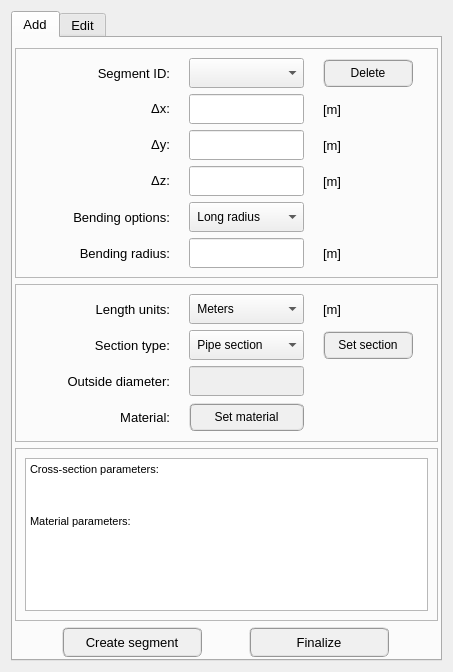
<?xml version="1.0" encoding="UTF-8"?>
<ui version="4.0">
 <class>Form</class>
 <widget class="QWidget" name="Form">
  <property name="windowModality">
   <enum>Qt::NonModal</enum>
  </property>
  <property name="geometry">
   <rect>
    <x>0</x>
    <y>0</y>
    <width>453</width>
    <height>672</height>
   </rect>
  </property>
  <property name="sizePolicy">
   <sizepolicy hsizetype="Preferred" vsizetype="Preferred">
    <horstretch>0</horstretch>
    <verstretch>0</verstretch>
   </sizepolicy>
  </property>
  <property name="windowTitle">
   <string>Form</string>
  </property>
  <layout class="QVBoxLayout" name="verticalLayout">
   <item>
    <widget class="QTabWidget" name="tabWidget_main">
     <property name="sizePolicy">
      <sizepolicy hsizetype="Preferred" vsizetype="Expanding">
       <horstretch>0</horstretch>
       <verstretch>0</verstretch>
      </sizepolicy>
     </property>
     <property name="minimumSize">
      <size>
       <width>380</width>
       <height>0</height>
      </size>
     </property>
     <property name="sizeIncrement">
      <size>
       <width>0</width>
       <height>0</height>
      </size>
     </property>
     <property name="font">
      <font>
       <pointsize>10</pointsize>
      </font>
     </property>
     <property name="currentIndex">
      <number>0</number>
     </property>
     <widget class="QWidget" name="tab_add">
      <attribute name="title">
       <string>Add</string>
      </attribute>
      <layout class="QGridLayout" name="gridLayout_4">
       <property name="leftMargin">
        <number>2</number>
       </property>
       <property name="topMargin">
        <number>10</number>
       </property>
       <property name="rightMargin">
        <number>2</number>
       </property>
       <property name="bottomMargin">
        <number>2</number>
       </property>
       <property name="horizontalSpacing">
        <number>1</number>
       </property>
       <property name="verticalSpacing">
        <number>6</number>
       </property>
       <item row="3" column="0">
        <widget class="QFrame" name="information_frame">
         <property name="sizePolicy">
          <sizepolicy hsizetype="Preferred" vsizetype="Expanding">
           <horstretch>0</horstretch>
           <verstretch>0</verstretch>
          </sizepolicy>
         </property>
         <property name="frameShape">
          <enum>QFrame::StyledPanel</enum>
         </property>
         <property name="frameShadow">
          <enum>QFrame::Raised</enum>
         </property>
         <layout class="QVBoxLayout" name="verticalLayout_4">
          <item>
           <widget class="QTextEdit" name="textEdit_segment_information">
            <property name="minimumSize">
             <size>
              <width>0</width>
              <height>0</height>
             </size>
            </property>
            <property name="maximumSize">
             <size>
              <width>16777215</width>
              <height>16777215</height>
             </size>
            </property>
            <property name="html">
             <string>&lt;!DOCTYPE HTML PUBLIC &quot;-//W3C//DTD HTML 4.0//EN&quot; &quot;http://www.w3.org/TR/REC-html40/strict.dtd&quot;&gt;
&lt;html&gt;&lt;head&gt;&lt;meta name=&quot;qrichtext&quot; content=&quot;1&quot; /&gt;&lt;style type=&quot;text/css&quot;&gt;
p, li { white-space: pre-wrap; }
&lt;/style&gt;&lt;/head&gt;&lt;body style=&quot; font-family:'Cantarell'; font-size:10pt; font-weight:400; font-style:normal;&quot;&gt;
&lt;p style=&quot; margin-top:0px; margin-bottom:0px; margin-left:0px; margin-right:0px; -qt-block-indent:0; text-indent:0px;&quot;&gt;&lt;span style=&quot; font-family:'MS Shell Dlg 2'; font-size:8pt;&quot;&gt;Cross-section parameters:&lt;/span&gt;&lt;/p&gt;
&lt;p style=&quot;-qt-paragraph-type:empty; margin-top:0px; margin-bottom:0px; margin-left:0px; margin-right:0px; -qt-block-indent:0; text-indent:0px; font-family:'MS Shell Dlg 2'; font-size:8pt;&quot;&gt;&lt;br /&gt;&lt;/p&gt;
&lt;p style=&quot;-qt-paragraph-type:empty; margin-top:0px; margin-bottom:0px; margin-left:0px; margin-right:0px; -qt-block-indent:0; text-indent:0px; font-family:'MS Shell Dlg 2'; font-size:8pt;&quot;&gt;&lt;br /&gt;&lt;/p&gt;
&lt;p style=&quot;-qt-paragraph-type:empty; margin-top:0px; margin-bottom:0px; margin-left:0px; margin-right:0px; -qt-block-indent:0; text-indent:0px; font-family:'MS Shell Dlg 2'; font-size:8pt;&quot;&gt;&lt;br /&gt;&lt;/p&gt;
&lt;p style=&quot; margin-top:0px; margin-bottom:0px; margin-left:0px; margin-right:0px; -qt-block-indent:0; text-indent:0px;&quot;&gt;&lt;span style=&quot; font-family:'MS Shell Dlg 2'; font-size:8pt;&quot;&gt;Material parameters:&lt;/span&gt;&lt;/p&gt;&lt;/body&gt;&lt;/html&gt;</string>
            </property>
           </widget>
          </item>
         </layout>
        </widget>
       </item>
       <item row="4" column="0">
        <layout class="QHBoxLayout" name="horizontalLayout_2">
         <item>
          <widget class="QPushButton" name="pushButton_create_segment">
           <property name="minimumSize">
            <size>
             <width>140</width>
             <height>30</height>
            </size>
           </property>
           <property name="maximumSize">
            <size>
             <width>140</width>
             <height>30</height>
            </size>
           </property>
           <property name="font">
            <font>
             <family>MS Shell Dlg 2</family>
             <pointsize>10</pointsize>
             <weight>9</weight>
             <italic>false</italic>
             <bold>false</bold>
            </font>
           </property>
           <property name="toolTip">
            <string>&lt;html&gt;&lt;head/&gt;&lt;body&gt;&lt;p&gt;&lt;span style=&quot; font-weight:400;&quot;&gt;Press enter to create the segment&lt;/span&gt;&lt;/p&gt;&lt;/body&gt;&lt;/html&gt;</string>
           </property>
           <property name="styleSheet">
            <string notr="true">QPushButton{border-radius: 6px; border-color: rgb(150, 150, 150); border-style: ridge; border-width: 2px; color: rgb(0, 0, 0); background-color: rgb(240, 240, 240); font: 75 10pt &quot;MS Shell Dlg 2&quot;}
QPushButton:hover{border-radius: 6px; border-color: rgb(0, 170, 255); border-style: ridge; border-width: 2px; color: rgb(0, 0, 0); background-color: rgba(174, 213, 255, 100); font: 75 10pt &quot;MS Shell Dlg 2&quot;}
QPushButton:pressed{border-radius: 6px; border-color: rgb(0, 170, 255); border-style: ridge; border-width: 3px; color: rgb(0, 0, 0); background-color: rgb(174, 213, 255); font: 75 10pt &quot;MS Shell Dlg 2&quot;}</string>
           </property>
           <property name="text">
            <string>Create segment</string>
           </property>
           <property name="shortcut">
            <string>Return</string>
           </property>
          </widget>
         </item>
         <item>
          <widget class="QPushButton" name="pushButton_finalize">
           <property name="minimumSize">
            <size>
             <width>140</width>
             <height>30</height>
            </size>
           </property>
           <property name="maximumSize">
            <size>
             <width>140</width>
             <height>30</height>
            </size>
           </property>
           <property name="font">
            <font>
             <family>MS Shell Dlg 2</family>
             <pointsize>10</pointsize>
             <weight>9</weight>
             <italic>false</italic>
             <bold>false</bold>
            </font>
           </property>
           <property name="toolTip">
            <string>&lt;html&gt;&lt;head/&gt;&lt;body&gt;&lt;p&gt;&lt;span style=&quot; font-weight:400;&quot;&gt;Press to finalize the geometry creation&lt;/span&gt;&lt;/p&gt;&lt;/body&gt;&lt;/html&gt;</string>
           </property>
           <property name="styleSheet">
            <string notr="true">QPushButton{border-radius: 6px; border-color: rgb(150, 150, 150); border-style: ridge; border-width: 2px; color: rgb(0, 0, 0); background-color: rgb(240, 240, 240); font: 75 10pt &quot;MS Shell Dlg 2&quot;}
QPushButton:hover{border-radius: 6px; border-color: rgb(0, 170, 255); border-style: ridge; border-width: 2px; color: rgb(0, 0, 0); background-color: rgba(174, 213, 255, 100); font: 75 10pt &quot;MS Shell Dlg 2&quot;}
QPushButton:pressed{border-radius: 6px; border-color: rgb(0, 170, 255); border-style: ridge; border-width: 3px; color: rgb(0, 0, 0); background-color: rgb(174, 213, 255); font: 75 10pt &quot;MS Shell Dlg 2&quot;}</string>
           </property>
           <property name="text">
            <string>Finalize</string>
           </property>
          </widget>
         </item>
        </layout>
       </item>
       <item row="0" column="0">
        <widget class="QFrame" name="frame_3">
         <property name="sizePolicy">
          <sizepolicy hsizetype="Expanding" vsizetype="Preferred">
           <horstretch>0</horstretch>
           <verstretch>0</verstretch>
          </sizepolicy>
         </property>
         <property name="frameShape">
          <enum>QFrame::StyledPanel</enum>
         </property>
         <property name="frameShadow">
          <enum>QFrame::Raised</enum>
         </property>
         <layout class="QGridLayout" name="gridLayout">
          <item row="3" column="1">
           <widget class="QLineEdit" name="lineEdit_delta_y">
            <property name="minimumSize">
             <size>
              <width>108</width>
              <height>30</height>
             </size>
            </property>
            <property name="maximumSize">
             <size>
              <width>115</width>
              <height>30</height>
             </size>
            </property>
            <property name="font">
             <font>
              <pointsize>10</pointsize>
             </font>
            </property>
            <property name="alignment">
             <set>Qt::AlignCenter</set>
            </property>
           </widget>
          </item>
          <item row="0" column="0">
           <widget class="QLabel" name="label_10">
            <property name="minimumSize">
             <size>
              <width>132</width>
              <height>30</height>
             </size>
            </property>
            <property name="maximumSize">
             <size>
              <width>132</width>
              <height>30</height>
             </size>
            </property>
            <property name="font">
             <font>
              <pointsize>10</pointsize>
             </font>
            </property>
            <property name="text">
             <string>Segment ID:</string>
            </property>
            <property name="alignment">
             <set>Qt::AlignRight|Qt::AlignTrailing|Qt::AlignVCenter</set>
            </property>
           </widget>
          </item>
          <item row="2" column="2">
           <widget class="QLabel" name="label_unit_delta_x">
            <property name="font">
             <font>
              <pointsize>10</pointsize>
             </font>
            </property>
            <property name="text">
             <string>[m]</string>
            </property>
           </widget>
          </item>
          <item row="3" column="0">
           <widget class="QLabel" name="label_2">
            <property name="minimumSize">
             <size>
              <width>132</width>
              <height>30</height>
             </size>
            </property>
            <property name="maximumSize">
             <size>
              <width>132</width>
              <height>30</height>
             </size>
            </property>
            <property name="font">
             <font>
              <pointsize>10</pointsize>
             </font>
            </property>
            <property name="toolTip">
             <string/>
            </property>
            <property name="text">
             <string>&lt;html&gt;&lt;head/&gt;&lt;body&gt;&lt;p&gt;Δy:&lt;/p&gt;&lt;/body&gt;&lt;/html&gt;</string>
            </property>
            <property name="alignment">
             <set>Qt::AlignRight|Qt::AlignTrailing|Qt::AlignVCenter</set>
            </property>
           </widget>
          </item>
          <item row="3" column="2">
           <widget class="QLabel" name="label_unit_delta_y">
            <property name="font">
             <font>
              <pointsize>10</pointsize>
             </font>
            </property>
            <property name="text">
             <string>[m]</string>
            </property>
           </widget>
          </item>
          <item row="6" column="0">
           <widget class="QLabel" name="label_6">
            <property name="minimumSize">
             <size>
              <width>132</width>
              <height>30</height>
             </size>
            </property>
            <property name="maximumSize">
             <size>
              <width>132</width>
              <height>30</height>
             </size>
            </property>
            <property name="font">
             <font>
              <pointsize>10</pointsize>
             </font>
            </property>
            <property name="text">
             <string>Bending radius:</string>
            </property>
            <property name="alignment">
             <set>Qt::AlignRight|Qt::AlignTrailing|Qt::AlignVCenter</set>
            </property>
           </widget>
          </item>
          <item row="2" column="0">
           <widget class="QLabel" name="label">
            <property name="minimumSize">
             <size>
              <width>132</width>
              <height>30</height>
             </size>
            </property>
            <property name="maximumSize">
             <size>
              <width>132</width>
              <height>30</height>
             </size>
            </property>
            <property name="font">
             <font>
              <pointsize>10</pointsize>
             </font>
            </property>
            <property name="toolTip">
             <string/>
            </property>
            <property name="text">
             <string>&lt;html&gt;&lt;head/&gt;&lt;body&gt;&lt;p&gt;Δx:&lt;/p&gt;&lt;/body&gt;&lt;/html&gt;</string>
            </property>
            <property name="alignment">
             <set>Qt::AlignRight|Qt::AlignTrailing|Qt::AlignVCenter</set>
            </property>
           </widget>
          </item>
          <item row="0" column="1">
           <widget class="QComboBox" name="comboBox_segment_id">
            <property name="minimumSize">
             <size>
              <width>108</width>
              <height>30</height>
             </size>
            </property>
            <property name="maximumSize">
             <size>
              <width>115</width>
              <height>30</height>
             </size>
            </property>
            <property name="font">
             <font>
              <pointsize>9</pointsize>
             </font>
            </property>
            <property name="editable">
             <bool>false</bool>
            </property>
           </widget>
          </item>
          <item row="4" column="0">
           <widget class="QLabel" name="label_3">
            <property name="minimumSize">
             <size>
              <width>132</width>
              <height>30</height>
             </size>
            </property>
            <property name="maximumSize">
             <size>
              <width>132</width>
              <height>30</height>
             </size>
            </property>
            <property name="font">
             <font>
              <pointsize>10</pointsize>
             </font>
            </property>
            <property name="toolTip">
             <string/>
            </property>
            <property name="text">
             <string>&lt;html&gt;&lt;head/&gt;&lt;body&gt;&lt;p&gt;Δz:&lt;/p&gt;&lt;/body&gt;&lt;/html&gt;</string>
            </property>
            <property name="alignment">
             <set>Qt::AlignRight|Qt::AlignTrailing|Qt::AlignVCenter</set>
            </property>
           </widget>
          </item>
          <item row="4" column="1">
           <widget class="QLineEdit" name="lineEdit_delta_z">
            <property name="minimumSize">
             <size>
              <width>108</width>
              <height>30</height>
             </size>
            </property>
            <property name="maximumSize">
             <size>
              <width>115</width>
              <height>30</height>
             </size>
            </property>
            <property name="font">
             <font>
              <pointsize>10</pointsize>
             </font>
            </property>
            <property name="alignment">
             <set>Qt::AlignCenter</set>
            </property>
           </widget>
          </item>
          <item row="6" column="1">
           <widget class="QLineEdit" name="lineEdit_bending_radius">
            <property name="minimumSize">
             <size>
              <width>108</width>
              <height>30</height>
             </size>
            </property>
            <property name="maximumSize">
             <size>
              <width>115</width>
              <height>30</height>
             </size>
            </property>
            <property name="font">
             <font>
              <pointsize>9</pointsize>
             </font>
            </property>
            <property name="alignment">
             <set>Qt::AlignCenter</set>
            </property>
           </widget>
          </item>
          <item row="4" column="2">
           <widget class="QLabel" name="label_unit_delta_z">
            <property name="font">
             <font>
              <pointsize>10</pointsize>
             </font>
            </property>
            <property name="text">
             <string>[m]</string>
            </property>
           </widget>
          </item>
          <item row="5" column="1">
           <widget class="QComboBox" name="comboBox_bending_type">
            <property name="minimumSize">
             <size>
              <width>108</width>
              <height>30</height>
             </size>
            </property>
            <property name="maximumSize">
             <size>
              <width>115</width>
              <height>30</height>
             </size>
            </property>
            <property name="font">
             <font>
              <pointsize>9</pointsize>
             </font>
            </property>
            <item>
             <property name="text">
              <string> Long radius</string>
             </property>
            </item>
            <item>
             <property name="text">
              <string> Short radius</string>
             </property>
            </item>
            <item>
             <property name="text">
              <string> User-defined</string>
             </property>
            </item>
            <item>
             <property name="text">
              <string> Disabled</string>
             </property>
            </item>
           </widget>
          </item>
          <item row="6" column="2">
           <widget class="QLabel" name="label_unit_bending_radius">
            <property name="font">
             <font>
              <pointsize>10</pointsize>
             </font>
            </property>
            <property name="text">
             <string>[m]</string>
            </property>
           </widget>
          </item>
          <item row="5" column="0">
           <widget class="QLabel" name="label_5">
            <property name="minimumSize">
             <size>
              <width>132</width>
              <height>30</height>
             </size>
            </property>
            <property name="maximumSize">
             <size>
              <width>132</width>
              <height>30</height>
             </size>
            </property>
            <property name="font">
             <font>
              <pointsize>10</pointsize>
             </font>
            </property>
            <property name="text">
             <string>Bending options:</string>
            </property>
            <property name="alignment">
             <set>Qt::AlignRight|Qt::AlignTrailing|Qt::AlignVCenter</set>
            </property>
           </widget>
          </item>
          <item row="0" column="2">
           <widget class="QPushButton" name="pushButton_delete_segment">
            <property name="minimumSize">
             <size>
              <width>90</width>
              <height>28</height>
             </size>
            </property>
            <property name="maximumSize">
             <size>
              <width>90</width>
              <height>28</height>
             </size>
            </property>
            <property name="font">
             <font>
              <family>MS Shell Dlg 2</family>
              <pointsize>9</pointsize>
              <weight>9</weight>
              <italic>false</italic>
              <bold>false</bold>
             </font>
            </property>
            <property name="toolTip">
             <string>&lt;html&gt;&lt;head/&gt;&lt;body&gt;&lt;p&gt;Press to configure the segment cross-section&lt;/p&gt;&lt;/body&gt;&lt;/html&gt;</string>
            </property>
            <property name="styleSheet">
             <string notr="true">QPushButton{border-radius: 6px; border-color: rgb(150, 150, 150); border-style: ridge; border-width: 2px; color: rgb(0, 0, 0); background-color: rgb(240, 240, 240); font: 75 9pt &quot;MS Shell Dlg 2&quot;}
QPushButton:hover{border-radius: 6px; border-color: rgb(0, 170, 255); border-style: ridge; border-width: 2px; color: rgb(0, 0, 0); background-color: rgba(174, 213, 255, 100); font: 75 9pt &quot;MS Shell Dlg 2&quot;}
QPushButton:pressed{border-radius: 6px; border-color: rgb(0, 170, 255); border-style: ridge; border-width: 3px; color: rgb(0, 0, 0); background-color: rgb(174, 213, 255); font: 75 9pt &quot;MS Shell Dlg 2&quot;}</string>
            </property>
            <property name="text">
             <string>Delete</string>
            </property>
           </widget>
          </item>
          <item row="2" column="1">
           <widget class="QLineEdit" name="lineEdit_delta_x">
            <property name="minimumSize">
             <size>
              <width>108</width>
              <height>30</height>
             </size>
            </property>
            <property name="maximumSize">
             <size>
              <width>115</width>
              <height>30</height>
             </size>
            </property>
            <property name="font">
             <font>
              <pointsize>10</pointsize>
             </font>
            </property>
            <property name="alignment">
             <set>Qt::AlignCenter</set>
            </property>
           </widget>
          </item>
         </layout>
        </widget>
       </item>
       <item row="1" column="0">
        <widget class="QFrame" name="frame_2">
         <property name="sizePolicy">
          <sizepolicy hsizetype="Expanding" vsizetype="Preferred">
           <horstretch>0</horstretch>
           <verstretch>0</verstretch>
          </sizepolicy>
         </property>
         <property name="frameShape">
          <enum>QFrame::StyledPanel</enum>
         </property>
         <property name="frameShadow">
          <enum>QFrame::Raised</enum>
         </property>
         <layout class="QGridLayout" name="gridLayout_2">
          <item row="0" column="0">
           <widget class="QLabel" name="label_4">
            <property name="minimumSize">
             <size>
              <width>132</width>
              <height>30</height>
             </size>
            </property>
            <property name="maximumSize">
             <size>
              <width>132</width>
              <height>30</height>
             </size>
            </property>
            <property name="font">
             <font>
              <pointsize>10</pointsize>
             </font>
            </property>
            <property name="text">
             <string>Length units:</string>
            </property>
            <property name="alignment">
             <set>Qt::AlignRight|Qt::AlignTrailing|Qt::AlignVCenter</set>
            </property>
           </widget>
          </item>
          <item row="1" column="2">
           <widget class="QPushButton" name="pushButton_set_cross_section">
            <property name="minimumSize">
             <size>
              <width>90</width>
              <height>28</height>
             </size>
            </property>
            <property name="maximumSize">
             <size>
              <width>90</width>
              <height>28</height>
             </size>
            </property>
            <property name="font">
             <font>
              <family>MS Shell Dlg 2</family>
              <pointsize>9</pointsize>
              <weight>9</weight>
              <italic>false</italic>
              <bold>false</bold>
             </font>
            </property>
            <property name="toolTip">
             <string>&lt;html&gt;&lt;head/&gt;&lt;body&gt;&lt;p&gt;Press to configure the segment cross-section&lt;/p&gt;&lt;/body&gt;&lt;/html&gt;</string>
            </property>
            <property name="styleSheet">
             <string notr="true">QPushButton{border-radius: 6px; border-color: rgb(150, 150, 150); border-style: ridge; border-width: 2px; color: rgb(0, 0, 0); background-color: rgb(240, 240, 240); font: 75 9pt &quot;MS Shell Dlg 2&quot;}
QPushButton:hover{border-radius: 6px; border-color: rgb(0, 170, 255); border-style: ridge; border-width: 2px; color: rgb(0, 0, 0); background-color: rgba(174, 213, 255, 100); font: 75 9pt &quot;MS Shell Dlg 2&quot;}
QPushButton:pressed{border-radius: 6px; border-color: rgb(0, 170, 255); border-style: ridge; border-width: 3px; color: rgb(0, 0, 0); background-color: rgb(174, 213, 255); font: 75 9pt &quot;MS Shell Dlg 2&quot;}</string>
            </property>
            <property name="text">
             <string>Set section</string>
            </property>
           </widget>
          </item>
          <item row="1" column="1">
           <widget class="QComboBox" name="comboBox_section_type">
            <property name="minimumSize">
             <size>
              <width>108</width>
              <height>30</height>
             </size>
            </property>
            <property name="maximumSize">
             <size>
              <width>115</width>
              <height>30</height>
             </size>
            </property>
            <property name="font">
             <font>
              <pointsize>9</pointsize>
             </font>
            </property>
            <item>
             <property name="text">
              <string> Pipe section</string>
             </property>
            </item>
            <item>
             <property name="text">
              <string> Beam section</string>
             </property>
            </item>
           </widget>
          </item>
          <item row="2" column="0">
           <widget class="QLabel" name="label_8">
            <property name="minimumSize">
             <size>
              <width>132</width>
              <height>30</height>
             </size>
            </property>
            <property name="maximumSize">
             <size>
              <width>132</width>
              <height>30</height>
             </size>
            </property>
            <property name="font">
             <font>
              <pointsize>10</pointsize>
             </font>
            </property>
            <property name="text">
             <string>Outside diameter:</string>
            </property>
            <property name="alignment">
             <set>Qt::AlignRight|Qt::AlignTrailing|Qt::AlignVCenter</set>
            </property>
           </widget>
          </item>
          <item row="2" column="1">
           <widget class="QLineEdit" name="lineEdit_section_diameter">
            <property name="enabled">
             <bool>false</bool>
            </property>
            <property name="minimumSize">
             <size>
              <width>108</width>
              <height>30</height>
             </size>
            </property>
            <property name="maximumSize">
             <size>
              <width>115</width>
              <height>30</height>
             </size>
            </property>
            <property name="font">
             <font>
              <pointsize>10</pointsize>
             </font>
            </property>
            <property name="alignment">
             <set>Qt::AlignCenter</set>
            </property>
           </widget>
          </item>
          <item row="3" column="0">
           <widget class="QLabel" name="label_7">
            <property name="minimumSize">
             <size>
              <width>132</width>
              <height>30</height>
             </size>
            </property>
            <property name="maximumSize">
             <size>
              <width>132</width>
              <height>30</height>
             </size>
            </property>
            <property name="font">
             <font>
              <pointsize>10</pointsize>
             </font>
            </property>
            <property name="text">
             <string>Material:</string>
            </property>
            <property name="alignment">
             <set>Qt::AlignRight|Qt::AlignTrailing|Qt::AlignVCenter</set>
            </property>
           </widget>
          </item>
          <item row="3" column="1">
           <widget class="QPushButton" name="pushButton_set_material">
            <property name="minimumSize">
             <size>
              <width>108</width>
              <height>28</height>
             </size>
            </property>
            <property name="maximumSize">
             <size>
              <width>115</width>
              <height>28</height>
             </size>
            </property>
            <property name="font">
             <font>
              <family>MS Shell Dlg 2</family>
              <pointsize>9</pointsize>
              <weight>9</weight>
              <italic>false</italic>
              <bold>false</bold>
             </font>
            </property>
            <property name="toolTip">
             <string>&lt;html&gt;&lt;head/&gt;&lt;body&gt;&lt;p&gt;Press to configure the segment material&lt;/p&gt;&lt;/body&gt;&lt;/html&gt;</string>
            </property>
            <property name="styleSheet">
             <string notr="true">QPushButton{border-radius: 6px; border-color: rgb(150, 150, 150); border-style: ridge; border-width: 2px; color: rgb(0, 0, 0); background-color: rgb(240, 240, 240); font: 75 9pt &quot;MS Shell Dlg 2&quot;}
QPushButton:hover{border-radius: 6px; border-color: rgb(0, 170, 255); border-style: ridge; border-width: 2px; color: rgb(0, 0, 0); background-color: rgba(174, 213, 255, 100); font: 75 9pt &quot;MS Shell Dlg 2&quot;}
QPushButton:pressed{border-radius: 6px; border-color: rgb(0, 170, 255); border-style: ridge; border-width: 3px; color: rgb(0, 0, 0); background-color: rgb(174, 213, 255); font: 75 9pt &quot;MS Shell Dlg 2&quot;}</string>
            </property>
            <property name="text">
             <string>Set material</string>
            </property>
           </widget>
          </item>
          <item row="1" column="0">
           <widget class="QLabel" name="label_9">
            <property name="minimumSize">
             <size>
              <width>132</width>
              <height>30</height>
             </size>
            </property>
            <property name="maximumSize">
             <size>
              <width>132</width>
              <height>30</height>
             </size>
            </property>
            <property name="font">
             <font>
              <pointsize>10</pointsize>
             </font>
            </property>
            <property name="text">
             <string>Section type:</string>
            </property>
            <property name="alignment">
             <set>Qt::AlignRight|Qt::AlignTrailing|Qt::AlignVCenter</set>
            </property>
           </widget>
          </item>
          <item row="0" column="1">
           <widget class="QComboBox" name="comboBox_length_unit">
            <property name="minimumSize">
             <size>
              <width>108</width>
              <height>30</height>
             </size>
            </property>
            <property name="maximumSize">
             <size>
              <width>115</width>
              <height>30</height>
             </size>
            </property>
            <property name="font">
             <font>
              <pointsize>9</pointsize>
             </font>
            </property>
            <item>
             <property name="text">
              <string> Meters</string>
             </property>
            </item>
            <item>
             <property name="text">
              <string> Milimeters</string>
             </property>
            </item>
            <item>
             <property name="text">
              <string> Inches</string>
             </property>
            </item>
           </widget>
          </item>
          <item row="0" column="2">
           <widget class="QLabel" name="label_unit_diameter">
            <property name="font">
             <font>
              <pointsize>10</pointsize>
             </font>
            </property>
            <property name="text">
             <string>[m]</string>
            </property>
           </widget>
          </item>
         </layout>
        </widget>
       </item>
      </layout>
     </widget>
     <widget class="QWidget" name="tab_edit">
      <attribute name="title">
       <string>Edit</string>
      </attribute>
      <layout class="QVBoxLayout" name="verticalLayout_2"/>
     </widget>
    </widget>
   </item>
  </layout>
 </widget>
 <tabstops>
  <tabstop>tabWidget_main</tabstop>
  <tabstop>comboBox_segment_id</tabstop>
  <tabstop>pushButton_delete_segment</tabstop>
  <tabstop>lineEdit_delta_x</tabstop>
  <tabstop>lineEdit_delta_y</tabstop>
  <tabstop>lineEdit_delta_z</tabstop>
  <tabstop>comboBox_bending_type</tabstop>
  <tabstop>lineEdit_bending_radius</tabstop>
  <tabstop>comboBox_length_unit</tabstop>
  <tabstop>comboBox_section_type</tabstop>
  <tabstop>pushButton_set_cross_section</tabstop>
  <tabstop>lineEdit_section_diameter</tabstop>
  <tabstop>pushButton_set_material</tabstop>
  <tabstop>textEdit_segment_information</tabstop>
  <tabstop>pushButton_create_segment</tabstop>
  <tabstop>pushButton_finalize</tabstop>
 </tabstops>
 <resources/>
 <connections/>
</ui>
